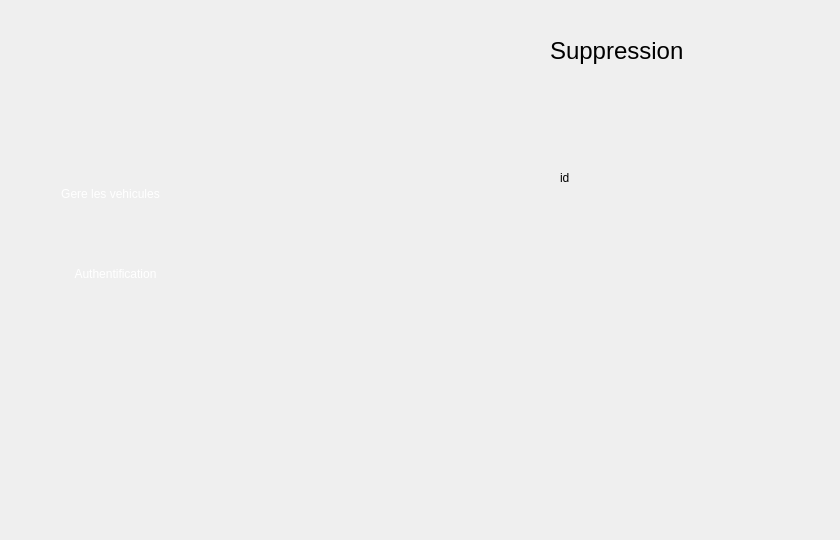
    <widget class="QWidget" name="suppression">
     <widget class="QLabel" name="label_8">
      <property name="geometry">
       <rect>
        <x>550</x>
        <y>30</y>
        <width>281</width>
        <height>41</height>
       </rect>
      </property>
      <property name="font">
       <font>
        <pointsize>18</pointsize>
       </font>
      </property>
      <property name="styleSheet">
       <string notr="true">background: none;;
background-repeat: none;
</string>
      </property>
      <property name="text">
       <string>Suppression</string>
      </property>
     </widget>
     <widget class="QLabel" name="label_10">
      <property name="geometry">
       <rect>
        <x>560</x>
        <y>170</y>
        <width>56</width>
        <height>16</height>
       </rect>
      </property>
      <property name="styleSheet">
       <string notr="true">background : none; </string>
      </property>
      <property name="text">
       <string>id</string>
      </property>
     </widget>
     <widget class="QPushButton" name="pushButton_12">
      <property name="geometry">
       <rect>
        <x>30</x>
        <y>180</y>
        <width>161</width>
        <height>28</height>
       </rect>
      </property>
      <property name="styleSheet">
       <string notr="true">

background-color: transparent;
	font: 10pt &quot;Segoe UI Historic&quot;;
	color: rgb(255, 255, 255);
background: none;
border: none;
background-repeat none;
</string>
      </property>
      <property name="text">
       <string>Gere les vehicules</string>
      </property>
     </widget>
     <widget class="QLabel" name="ar_9">
      <property name="geometry">
       <rect>
        <x>220</x>
        <y>0</y>
        <width>151</width>
        <height>531</height>
       </rect>
      </property>
      <property name="styleSheet">
       <string notr="true">

background-color: transparent;
	border-image: url(:/bg.png);

background: none;
border: none;
background-repeat: none;
</string>
      </property>
      <property name="text">
       <string/>
      </property>
     </widget>
     <widget class="QPushButton" name="icon2_15">
      <property name="geometry">
       <rect>
        <x>260</x>
        <y>140</y>
        <width>91</width>
        <height>91</height>
       </rect>
      </property>
      <property name="cursor">
       <cursorShape>PointingHandCursor</cursorShape>
      </property>
      <property name="styleSheet">
       <string notr="true">
border-image: url(:/icon-supp2.png);
background-color: transparent;
background: none;
border: none;
background-repeat: none;
</string>
      </property>
      <property name="text">
       <string/>
      </property>
     </widget>
     <widget class="QPushButton" name="icon4_13">
      <property name="geometry">
       <rect>
        <x>260</x>
        <y>400</y>
        <width>91</width>
        <height>91</height>
       </rect>
      </property>
      <property name="cursor">
       <cursorShape>PointingHandCursor</cursorShape>
      </property>
      <property name="styleSheet">
       <string notr="true">
border-image: url(:/icon-afficher2.png);
background-color: transparent;
background: none;
border: none;
background-repeat: none;
</string>
      </property>
      <property name="text">
       <string/>
      </property>
     </widget>
     <widget class="QLabel" name="selected2_16">
      <property name="geometry">
       <rect>
        <x>-10</x>
        <y>170</y>
        <width>231</width>
        <height>51</height>
       </rect>
      </property>
      <property name="styleSheet">
       <string notr="true">
background-color: transparent;
background: none;
	border-image: url(:/selected2.png);
border: none;
background-repeat: none;
</string>
      </property>
      <property name="text">
       <string/>
      </property>
     </widget>
     <widget class="QLabel" name="selected_9">
      <property name="geometry">
       <rect>
        <x>240</x>
        <y>140</y>
        <width>101</width>
        <height>91</height>
       </rect>
      </property>
      <property name="styleSheet">
       <string notr="true">
background-color: transparent;
background: none;
	border-image: url(:/selected.png);
border: none;
background-repeat: none;
</string>
      </property>
      <property name="text">
       <string/>
      </property>
     </widget>
     <widget class="QPushButton" name="icon3_13">
      <property name="geometry">
       <rect>
        <x>260</x>
        <y>270</y>
        <width>91</width>
        <height>91</height>
       </rect>
      </property>
      <property name="cursor">
       <cursorShape>PointingHandCursor</cursorShape>
      </property>
      <property name="styleSheet">
       <string notr="true">
background-color: transparent;
	border-image: url(:/icon-modif2.png);
background: none;
border: none;
background-repeat: none;
</string>
      </property>
      <property name="text">
       <string/>
      </property>
     </widget>
     <widget class="QPushButton" name="pushButton_13">
      <property name="geometry">
       <rect>
        <x>30</x>
        <y>260</y>
        <width>171</width>
        <height>28</height>
       </rect>
      </property>
      <property name="styleSheet">
       <string notr="true">

background-color: transparent;
	font: 10pt &quot;Segoe UI Historic&quot;;
	color: rgb(255, 255, 255);
background: none;
border: none;
background-repeat: none;
</string>
      </property>
      <property name="text">
       <string>Authentification</string>
      </property>
     </widget>
     <widget class="QPushButton" name="icon4_14">
      <property name="geometry">
       <rect>
        <x>260</x>
        <y>20</y>
        <width>91</width>
        <height>91</height>
       </rect>
      </property>
      <property name="cursor">
       <cursorShape>PointingHandCursor</cursorShape>
      </property>
      <property name="styleSheet">
       <string notr="true">
border-image: url(:/icon-ajout2.png);
background-color: transparent;
background: none;
border: none;
background-repeat: none;
</string>
      </property>
      <property name="text">
       <string/>
      </property>
     </widget>
     <zorder>selected2_16</zorder>
     <zorder>label_8</zorder>
     <zorder>label_10</zorder>
     <zorder>pushButton_12</zorder>
     <zorder>ar_9</zorder>
     <zorder>icon4_13</zorder>
     <zorder>selected_9</zorder>
     <zorder>icon3_13</zorder>
     <zorder>pushButton_13</zorder>
     <zorder>icon4_14</zorder>
     <zorder>icon2_15</zorder>
    </widget>
